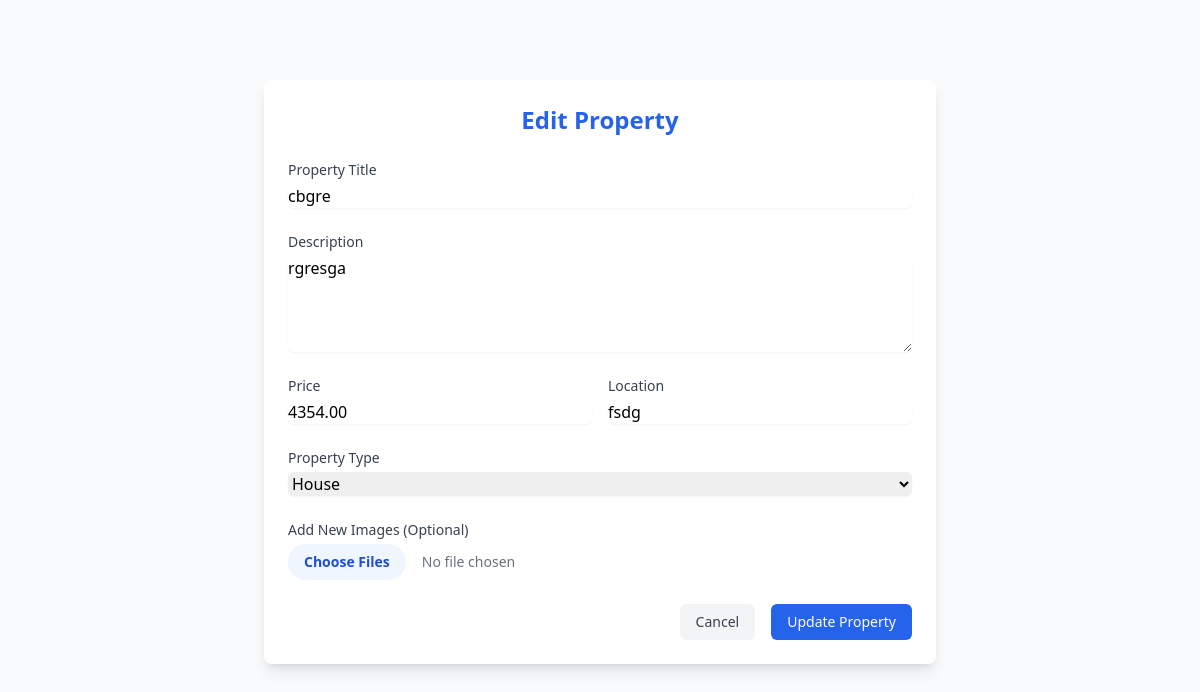
Screenshot of /real-estate/edit-property.php?id=1 (signed in) with the database file from the repository.
### tables this page shows
CREATE TABLE `properties` (
  `id` int(11) NOT NULL,
  `seller_id` int(11) NOT NULL,
  `title` varchar(255) NOT NULL,
  `description` text NOT NULL,
  `price` decimal(10,2) NOT NULL,
  `location` varchar(255) NOT NULL,
  `property_type` varchar(50) NOT NULL,
  `images` text NOT NULL,
  `created_at` timestamp NOT NULL DEFAULT current_timestamp()
);

### real-estate/edit-property.php (the view, shortened to what this page needs)
<?php
$servername = "localhost";
$username = "root";
$password = "";
$dbname = "j";
$conn = new mysqli($servername, $username, $password, $dbname);
$property_id = $_GET['id'];
$seller_id = $_SESSION['user_id'];
$sql = "SELECT * FROM properties WHERE id = ? AND seller_id = ?";
$stmt = $conn->prepare($sql);
$stmt->bind_param("ii", $property_id, $seller_id);
$stmt->execute();
$result = $stmt->get_result();
$property = $result->fetch_assoc();
?>
<!DOCTYPE html>
<html lang="en">
<head>
    <script src="https://cdn.tailwindcss.com"></script>
</head>
<body class="bg-gray-50">
    <div class="max-w-2xl mx-auto mt-20 p-6 bg-white rounded-lg shadow-lg">
        <h2 class="text-2xl font-bold mb-6 text-center text-blue-600">Edit Property</h2>
        <form action="update-property.php" method="POST" enctype="multipart/form-data" class="space-y-6">
            <div>
                <label for="title" class="block text-sm font-medium text-gray-700">Property Title</label>
                <input type="text" id="title" name="title" value="<?php echo htmlspecialchars($property['title']); ?>" required
                    class="mt-1 block w-full rounded-md border-gray-300 shadow-sm focus:border-blue-500 focus:ring-blue-500">
            </div>
            <div>
                <label for="description" class="block text-sm font-medium text-gray-700">Description</label>
                <textarea id="description" name="description" rows="4" required
                    class="mt-1 block w-full rounded-md border-gray-300 shadow-sm focus:border-blue-500 focus:ring-blue-500"><?php echo htmlspecialchars($property['description']); ?></textarea>
            </div>
            <div class="grid grid-cols-2 gap-4">
                <div>
                    <label for="price" class="block text-sm font-medium text-gray-700">Price</label>
                    <input type="number" id="price" name="price" value="<?php echo $property['price']; ?>" required
                        class="mt-1 block w-full rounded-md border-gray-300 shadow-sm focus:border-blue-500 focus:ring-blue-500">
                </div>
                <div>
                    <label for="location" class="block text-sm font-medium text-gray-700">Location</label>
                    <input type="text" id="location" name="location" value="<?php echo htmlspecialchars($property['location']); ?>" required
                        class="mt-1 block w-full rounded-md border-gray-300 shadow-sm focus:border-blue-500 focus:ring-blue-500">
                </div>
            </div>
            <div>
                <label for="property_type" class="block text-sm font-medium text-gray-700">Property Type</label>
                <select id="property_type" name="property_type" required
                    class="mt-1 block w-full rounded-md border-gray-300 shadow-sm focus:border-blue-500 focus:ring-blue-500">
                    <option value="house" <?php echo $property['property_type'] === 'house' ? 'selected' : ''; ?>>House</option>
                </select>
            </div>
            <div>
                <label for="images" class="block text-sm font-medium text-gray-700">Add New Images (Optional)</label>
                <input type="file" id="images" name="images[]" multiple accept="image/*"
                    class="mt-1 block w-full text-sm text-gray-500 file:mr-4 file:py-2 file:px-4 file:rounded-full file:border-0 file:text-sm file:font-semibold file:bg-blue-50 file:text-blue-700 hover:file:bg-blue-100">
            </div>
            <div class="flex justify-end space-x-4">
                <a href="my-properties.php" class="px-4 py-2 text-sm font-medium text-gray-700 bg-gray-100 rounded-md hover:bg-gray-200">Cancel</a>
                <button type="submit" class="px-4 py-2 text-sm font-medium text-white bg-blue-600 rounded-md hover:bg-blue-700">Update Property</button>
            </div>
        </form>
    </div>
</body>
</html>

### rows the page displays
properties: title "cbgre", description "rgresga", price "4354.00", location "fsdg", property_type "House"
